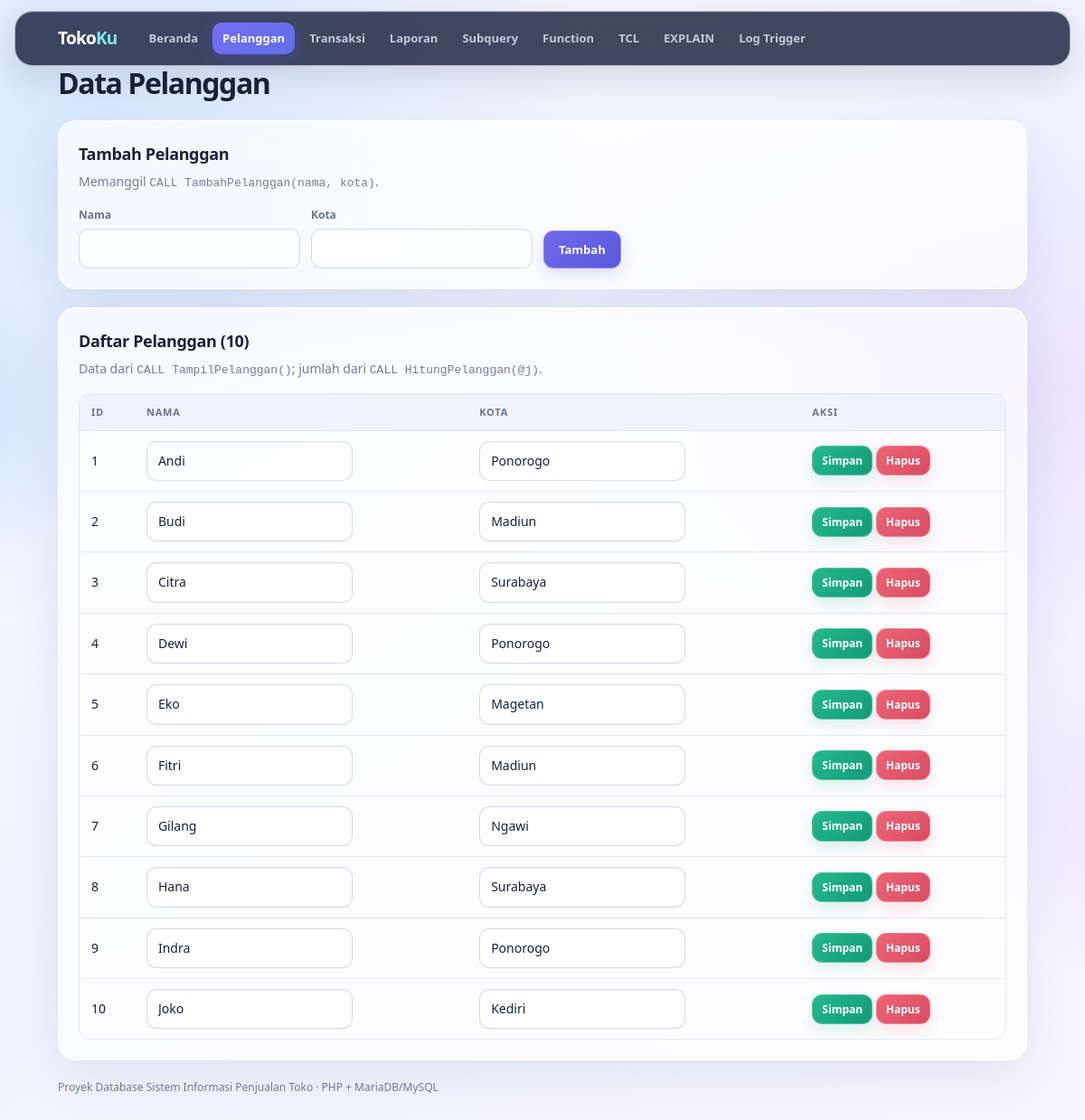
The app's page /pelanggan.php with its own data.
### tables this page shows
CREATE TABLE tbl_pelanggan (
  id_pelanggan   INT AUTO_INCREMENT PRIMARY KEY,
  nama_pelanggan VARCHAR(100) NOT NULL,
  kota           VARCHAR(50)
);

### includes/helpers.php (called while the page is built, shortened)
<?php
function e($v): string
{
    return htmlspecialchars((string) $v, ENT_QUOTES, 'UTF-8');
}
function ambil(PDO $pdo, string $sql, array $params = []): array
{
    $st = $pdo->prepare($sql);
    $st->execute($params);
    $rows = $st->columnCount() ? $st->fetchAll() : [];
    return $rows;
}

### pelanggan.php (the view, shortened to what this page needs)
<?php
$judul = 'Data Pelanggan';
require __DIR__ . '/includes/header.php';
$daftar = ambil($pdo, 'CALL TampilPelanggan()');
$total = $pdo->query('SELECT @j')->fetchColumn();
?>
<div class="card">
  <h2>Tambah Pelanggan</h2>
  <p class="ket">Memanggil <code>CALL TambahPelanggan(nama, kota)</code>.</p>
  <form method="post" class="inline">
    <label>Nama <input name="nama" required maxlength="100"></label>
    <label>Kota <input name="kota" required maxlength="50"></label>
    <button>Tambah</button>
  </form>
</div>
<div class="card">
  <h2>Daftar Pelanggan (<?= (int) $total ?>)</h2>
  <p class="ket">Data dari <code>CALL TampilPelanggan()</code>; jumlah dari <code>CALL HitungPelanggan(@j)</code>.</p>
  <div class="tabel-wrap">
  <table>
    <thead><tr><th>ID</th><th>Nama</th><th>Kota</th><th>Aksi</th></tr></thead>
    <tbody>
    <?php foreach ($daftar as $p): $f = 'f' . (int) $p['id_pelanggan']; ?>
      <tr>
        <td>
          <?= (int) $p['id_pelanggan'] ?>
        </td>
        <td><input form="<?= $f ?>" name="nama" value="<?= e($p['nama_pelanggan']) ?>" required></td>
        <td><input form="<?= $f ?>" name="kota" value="<?= e($p['kota']) ?>" required></td>
        <td>
          <button form="<?= $f ?>" name="aksi" value="ubah" class="kecil hijau">Simpan</button>
          <button form="<?= $f ?>" name="aksi" value="hapus" class="kecil merah" onclick="return confirm('Hapus pelanggan ini?')">Hapus</button>
        </td>
      </tr>
    <?php endforeach; ?>
    </tbody>
  </table>
  </div>
</div>
<?php require __DIR__ . '/includes/footer.php'; ?>

### includes/header.php (shortened to what this page needs)
<?php
require_once __DIR__ . '/../config/koneksi.php';
require_once __DIR__ . '/helpers.php';
$menu = [
    'index.php'     => 'Beranda',
    'pelanggan.php' => 'Pelanggan',
    'transaksi.php' => 'Transaksi',
    'laporan.php'   => 'Laporan',
    'analisis.php'  => 'Subquery',
    'fungsi.php'    => 'Function',
    'tcl.php'       => 'TCL',
    'explain.php'   => 'EXPLAIN',
    'log.php'       => 'Log Trigger',
];
$halaman = basename($_SERVER['SCRIPT_NAME']);
?>
<!DOCTYPE html>
<html lang="id">
<head>
  <link rel="stylesheet" href="assets/css/style.css">
</head>
<body>
<header class="top">
  <div class="wrap">
    <strong class="brand">Toko<span>Ku</span></strong>
    <nav>
      <?php foreach ($menu as $file => $nama): ?>
        <a href="<?= $file ?>" class="<?= $file === $halaman ? 'aktif' : '' ?>"><?= e($nama) ?></a>
      <?php endforeach; ?>
    </nav>
  </div>
</header>
<main class="wrap">
  <h1><?= e($judul ?? '') ?></h1>

### includes/footer.php
</main>
<footer class="wrap foot">Proyek Database Sistem Informasi Penjualan Toko &middot; PHP + MariaDB/MySQL</footer>
</body>
</html>

### records on screen
tbl_pelanggan: id_pelanggan "1", nama "Andi", kota "Ponorogo"
tbl_pelanggan: id_pelanggan "2", nama "Budi", kota "Madiun"
tbl_pelanggan: id_pelanggan "3", nama "Citra", kota "Surabaya"
tbl_pelanggan: id_pelanggan "4", nama "Dewi", kota "Ponorogo"
tbl_pelanggan: id_pelanggan "5", nama "Eko", kota "Magetan"
tbl_pelanggan: id_pelanggan "6", nama "Fitri", kota "Madiun"
tbl_pelanggan: id_pelanggan "7", nama "Gilang", kota "Ngawi"
tbl_pelanggan: id_pelanggan "8", nama "Hana", kota "Surabaya"
tbl_pelanggan: id_pelanggan "9", nama "Indra", kota "Ponorogo"
tbl_pelanggan: id_pelanggan "10", nama "Joko", kota "Kediri"

### other values on screen
$nama "Beranda"
$nama "Pelanggan"
$nama "Transaksi"
$nama "Laporan"
$nama "Subquery"
$nama "Function"
$nama "TCL"
$nama "EXPLAIN"
$nama "Log Trigger"
$judul "Data Pelanggan"
$total "10"
